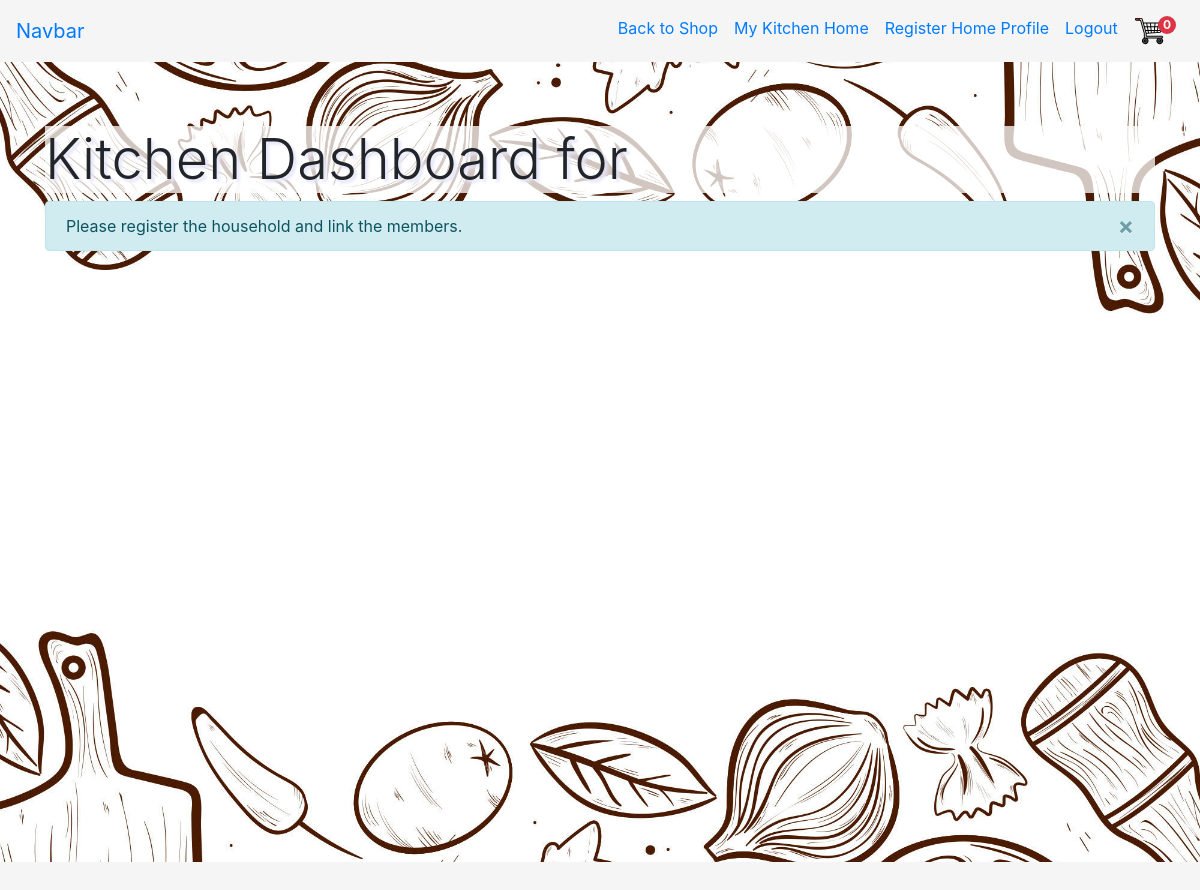
/mykitchen/ (signed in), run on an earlier commit of the app's database.
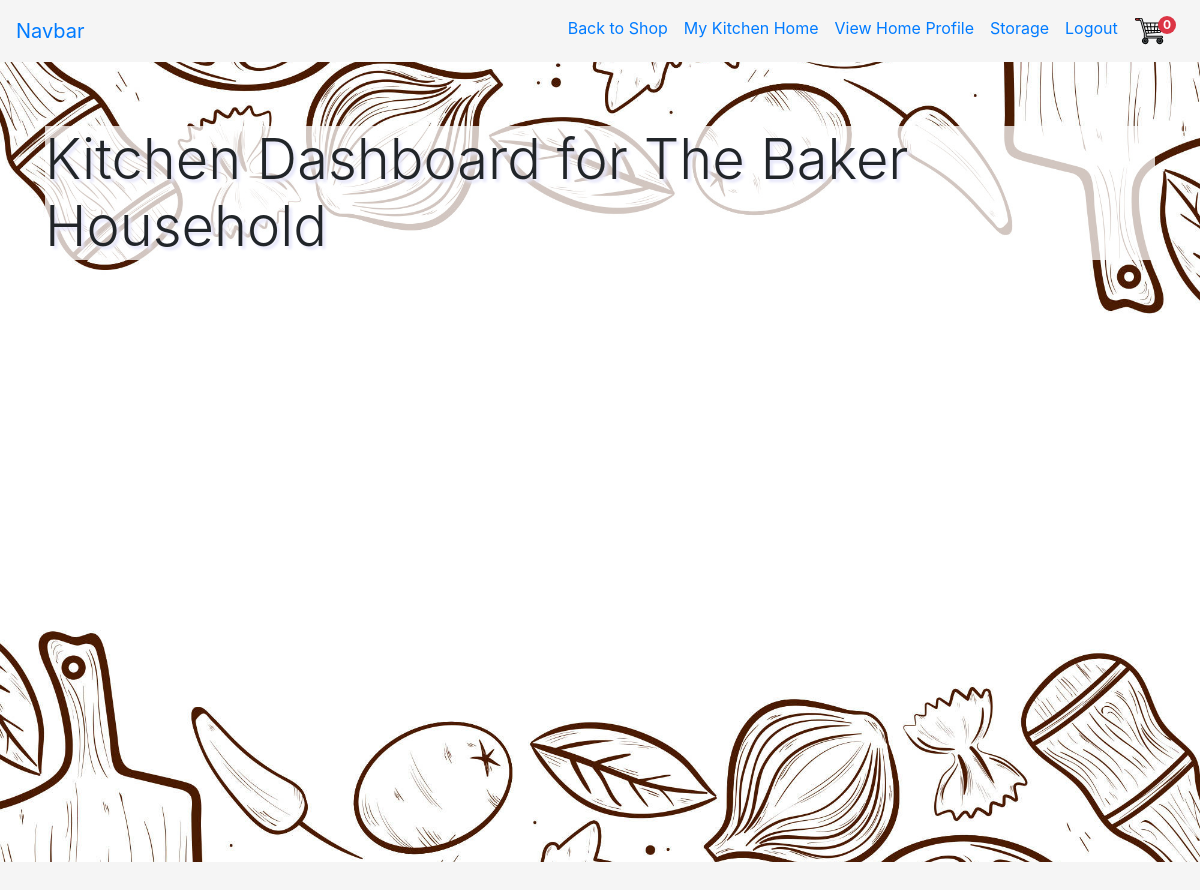
And on a later commit of the database.
### mykitchen/models.py (models this page shows, shortened)
class Household(models.Model):
    name = models.CharField(blank=False, max_length=50,
                            help_text='Name to identify your household')
    owner = models.ForeignKey(User,
                              blank=False,
                              on_delete=models.SET(get_sentinel_user))

### mykitchen/views.py (the view)
# urls.py: path('', mykitchen.views.index,
@login_required
def index(request):
    user = request.user
    try:
        member = Member.objects.get(user=user)
    except Member.DoesNotExist:
        member = None
    try:
        household = Household.objects.get(owner=user)
    except Household.DoesNotExist:
        household = None
    if member:
        household = member.household
    if household is None:
        household = ""
        messages.info(
            request,
            "Please register the household and link the members."
        )
    return render(request, 'mykitchen/mykitchen_index.template.html', {
        'household': household
    })

### cart/contexts.py (called while the page is built)
def cart_contents(request):
    cart = request.session.get("shopping_cart", {})
    return {
        'shopping_cart': cart,
        'item_count': len(cart)
}

### mykitchen/templates/mykitchen/mykitchen_index.template.html (shortened to what this page needs)
{% extends 'base_kitchen.template.html' %}
{%load static%}
{%block nav%}
    {% if not household %}
    <li class="nav-item">
    <a class="nav-link" href="{% url 'register_household' %}">Register Home Profile</a>
    </li>
    {% endif %}
    {% if request.user == household.owner %}
    <li class="nav-item">
        <a class="nav-link" href="{% url 'view_household' household_id=household.id %}">View Home Profile</a>
    </li>
    {% endif %}
    {% if household %}
    <li class="nav-item">
        <a class="nav-link" href="{% url 'view_storage_location' household_id=household.id %}">Storage</a>
      </li>
    {%endif %}
{%endblock%}
{%block hero%}
<div class="jumbotron jumbotron-fluid kitchen">
  <div class="container">
    <h3 class="display-4 title-background">Kitchen Dashboard for {{household.name}}</h3>
    {% if messages %}
    {% for message in messages %}
    <div class="alert alert-info alert-dismissible fade show" role="alert">
        <div>
            {{ message }}
        </div>
        <button type="button" class="close" data-dismiss="alert" aria-label="Close">
        <span aria-hidden="true">&times;</span>
         </button>
    </div>
        {% endfor %}
{% endif %}
  </div>
</div>
{% endblock %}

What changed in the data, as far as the page shows it:
added Household: name "The Baker Household"
Also different on the page:
text no longer shown: "Register Home Profile"
text now shown: "View Home Profile Storage"
list line gone: "Please register the household and link the members. ×"
